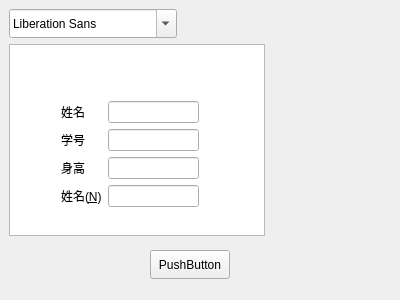
<?xml version="1.0" encoding="UTF-8"?>
<ui version="4.0">
 <class>Widget</class>
 <widget class="QWidget" name="Widget">
  <property name="geometry">
   <rect>
    <x>0</x>
    <y>0</y>
    <width>400</width>
    <height>300</height>
   </rect>
  </property>
  <property name="windowTitle">
   <string>Widget</string>
  </property>
  <widget class="QFontComboBox" name="fontComboBox">
   <property name="geometry">
    <rect>
     <x>9</x>
     <y>9</y>
     <width>168</width>
     <height>29</height>
    </rect>
   </property>
  </widget>
  <widget class="QTextEdit" name="textEdit">
   <property name="geometry">
    <rect>
     <x>9</x>
     <y>44</y>
     <width>256</width>
     <height>192</height>
    </rect>
   </property>
  </widget>
  <widget class="QPushButton" name="pushButton">
   <property name="geometry">
    <rect>
     <x>150</x>
     <y>250</y>
     <width>80</width>
     <height>29</height>
    </rect>
   </property>
   <property name="text">
    <string>PushButton</string>
   </property>
  </widget>
  <widget class="QWidget" name="formLayoutWidget">
   <property name="geometry">
    <rect>
     <x>50</x>
     <y>90</y>
     <width>160</width>
     <height>221</height>
    </rect>
   </property>
   <layout class="QFormLayout" name="formLayout">
    <item row="0" column="0">
     <widget class="QLabel" name="Label">
      <property name="text">
       <string>姓名</string>
      </property>
     </widget>
    </item>
    <item row="0" column="1">
     <widget class="QLineEdit" name="LineEdit"/>
    </item>
    <item row="1" column="0">
     <widget class="QLabel" name="Label_2">
      <property name="text">
       <string>学号</string>
      </property>
     </widget>
    </item>
    <item row="1" column="1">
     <widget class="QLineEdit" name="LineEdit_2"/>
    </item>
    <item row="2" column="0">
     <widget class="QLabel" name="Label_3">
      <property name="text">
       <string>身高</string>
      </property>
     </widget>
    </item>
    <item row="2" column="1">
     <widget class="QLineEdit" name="LineEdit_3"/>
    </item>
    <item row="3" column="0">
     <widget class="QLabel" name="nLabel">
      <property name="text">
       <string>姓名(&amp;N)</string>
      </property>
      <property name="buddy">
       <cstring>nLineEdit</cstring>
      </property>
     </widget>
    </item>
    <item row="3" column="1">
     <widget class="QLineEdit" name="nLineEdit"/>
    </item>
   </layout>
  </widget>
 </widget>
 <layoutdefault spacing="6" margin="11"/>
 <resources/>
 <connections/>
</ui>
